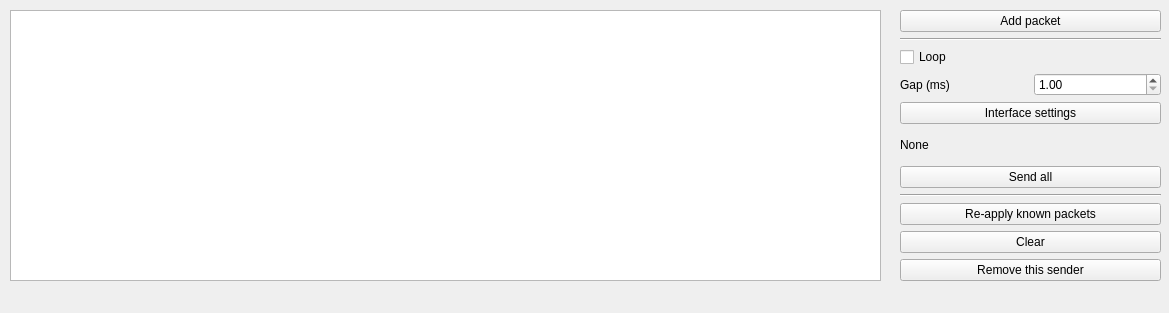
<?xml version="1.0" encoding="UTF-8"?>
<ui version="4.0">
 <class>Form</class>
 <widget class="QWidget" name="Form">
  <property name="geometry">
   <rect>
    <x>0</x>
    <y>0</y>
    <width>1169</width>
    <height>313</height>
   </rect>
  </property>
  <property name="windowTitle">
   <string>Form</string>
  </property>
  <widget class="QWidget" name="containerSenderXData" native="true">
   <property name="geometry">
    <rect>
     <x>10</x>
     <y>10</y>
     <width>871</width>
     <height>271</height>
    </rect>
   </property>
   <widget class="QTableView" name="tableViewSenderXData">
    <property name="geometry">
     <rect>
      <x>0</x>
      <y>0</y>
      <width>871</width>
      <height>271</height>
     </rect>
    </property>
    <property name="contextMenuPolicy">
     <enum>Qt::CustomContextMenu</enum>
    </property>
    <property name="alternatingRowColors">
     <bool>true</bool>
    </property>
    <property name="sortingEnabled">
     <bool>true</bool>
    </property>
    <attribute name="horizontalHeaderMinimumSectionSize">
     <number>100</number>
    </attribute>
    <attribute name="horizontalHeaderStretchLastSection">
     <bool>true</bool>
    </attribute>
   </widget>
  </widget>
  <widget class="QWidget" name="layoutWidget">
   <property name="geometry">
    <rect>
     <x>900</x>
     <y>10</y>
     <width>261</width>
     <height>271</height>
    </rect>
   </property>
   <layout class="QGridLayout" name="gridLayout">
    <item row="1" column="0" colspan="2">
     <widget class="Line" name="line">
      <property name="orientation">
       <enum>Qt::Horizontal</enum>
      </property>
     </widget>
    </item>
    <item row="4" column="0" colspan="2">
     <widget class="QPushButton" name="buttonSenderXInterfaceSettings">
      <property name="text">
       <string>Interface settings</string>
      </property>
     </widget>
    </item>
    <item row="12" column="0" colspan="2">
     <widget class="QPushButton" name="buttonRemoveTab">
      <property name="text">
       <string>Remove this sender</string>
      </property>
     </widget>
    </item>
    <item row="2" column="0">
     <widget class="QCheckBox" name="checkBoxSendingLoop">
      <property name="text">
       <string>Loop</string>
      </property>
     </widget>
    </item>
    <item row="3" column="1">
     <widget class="QDoubleSpinBox" name="doubleSpinBoxGap">
      <property name="minimum">
       <double>1.000000000000000</double>
      </property>
      <property name="maximum">
       <double>9000.000000000000000</double>
      </property>
     </widget>
    </item>
    <item row="11" column="0" colspan="2">
     <widget class="QPushButton" name="buttonSenderXDataClear">
      <property name="text">
       <string>Clear</string>
      </property>
     </widget>
    </item>
    <item row="9" column="0" colspan="2">
     <widget class="Line" name="line_2">
      <property name="orientation">
       <enum>Qt::Horizontal</enum>
      </property>
     </widget>
    </item>
    <item row="3" column="0">
     <widget class="QLabel" name="labelSleepTime">
      <property name="text">
       <string>Gap (ms)</string>
      </property>
     </widget>
    </item>
    <item row="10" column="0" colspan="2">
     <widget class="QPushButton" name="buttonApplyNewKnownPacketsSender">
      <property name="text">
       <string>Re-apply known packets</string>
      </property>
     </widget>
    </item>
    <item row="8" column="0" colspan="2">
     <widget class="QPushButton" name="buttonSendAll">
      <property name="text">
       <string>Send all</string>
      </property>
     </widget>
    </item>
    <item row="0" column="0" colspan="2">
     <widget class="QPushButton" name="buttonAddPacket">
      <property name="text">
       <string>Add packet</string>
      </property>
     </widget>
    </item>
    <item row="6" column="0" colspan="2">
     <widget class="QLabel" name="labelSenderXInterfaceValue">
      <property name="text">
       <string>None</string>
      </property>
     </widget>
    </item>
   </layout>
  </widget>
 </widget>
 <resources/>
 <connections/>
</ui>
